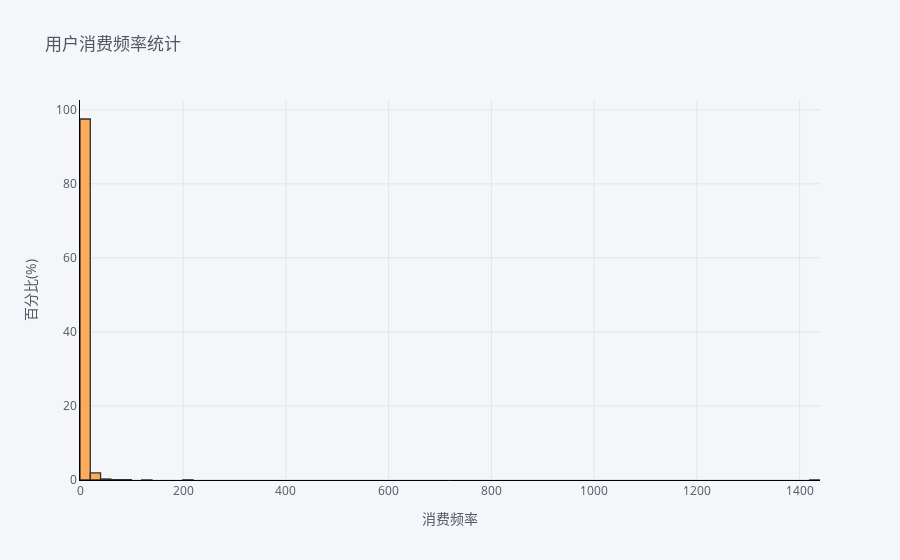

Source (notebook cell):
### Markdown cell above
### 4.2.2.F的计算

### Code cell
#计算用户的消费频率(排除重复的订单)
F=df2.groupby('CustomerID')['InvoiceNo'].nunique()
F=pd.DataFrame(F)
print(F.describe())
F.iplot(kind='hist',
        bins=100,
        xTitle='消费频率',
        linecolor='black',
        histnorm='percent',
        yTitle='百分比(%)',
        title='用户消费频率统计')

### Figure 1 — Plotly figure (JSON) as saved in the notebook; plotly's stock layout.template omitted (floating-point values rounded to 4 significant figures; data arrays with more than 128 entries replaced by an {"elided": "..."} marker saying what was removed)
{"data": [{"histfunc": "count", "histnorm": "percent", "marker": {"color": "rgba(255, 153, 51, 1.0)", "line": {"color": "#000000", "width": 1.3}}, "name": "InvoiceNo", "nbinsx": 100, "opacity": 0.8, "orientation": "v", "type": "histogram", "x": {"elided": "4339 int values"}}], "layout": {"barmode": "overlay", "legend": {"bgcolor": "#F5F6F9", "font": {"color": "#4D5663"}}, "paper_bgcolor": "#F5F6F9", "plot_bgcolor": "#F5F6F9", "title": {"font": {"color": "#4D5663"}, "text": "用户消费频率统计"}, "xaxis": {"gridcolor": "#E1E5ED", "linecolor": "black", "showgrid": true, "tickfont": {"color": "#4D5663"}, "title": {"font": {"color": "#4D5663"}, "text": "消费频率"}, "zerolinecolor": "#E1E5ED"}, "yaxis": {"gridcolor": "#E1E5ED", "linecolor": "black", "showgrid": true, "tickfont": {"color": "#4D5663"}, "title": {"font": {"color": "#4D5663"}, "text": "百分比(%)"}, "zerolinecolor": "#E1E5ED"}}}
